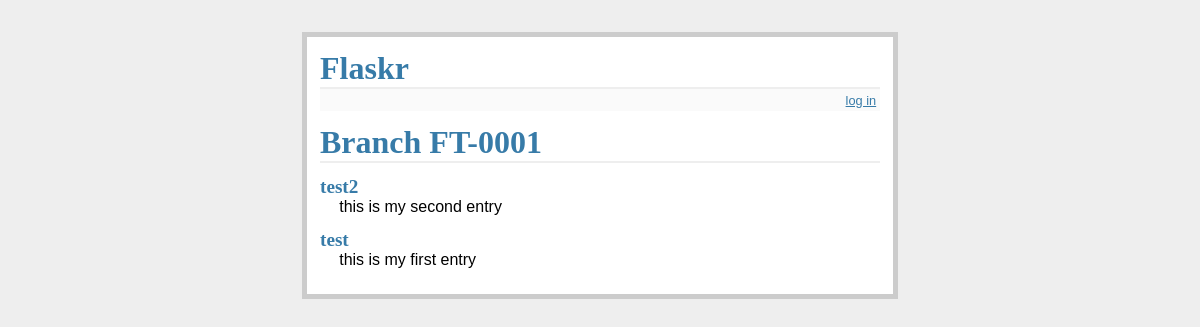
Before: / with the older database file.
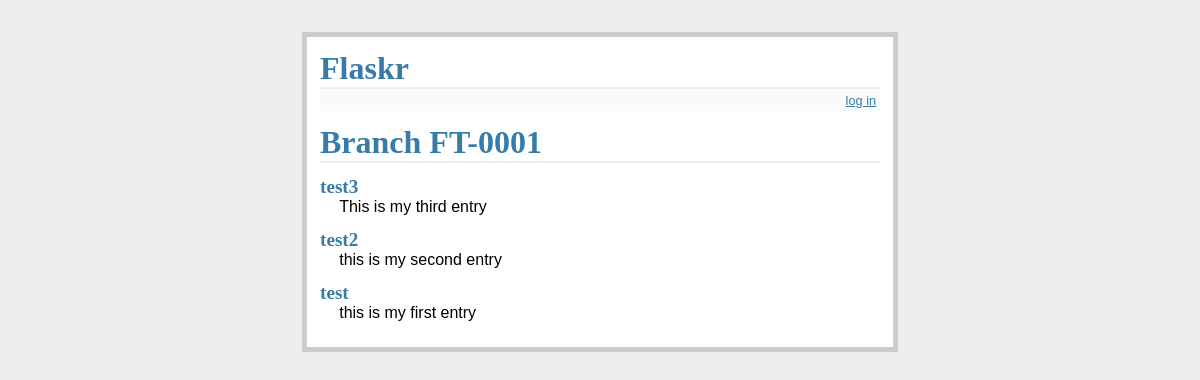
After: the same page with the newer database file.
### tables this page shows
CREATE TABLE entries (
  id integer primary key autoincrement,
  title text not null,
  'text' text not null
);

### flaskr.py (the view)
@app.route('/')
def show_entries():
    db = get_db()
    cur = db.execute('select title, text from entries order by id desc')
    entries = cur.fetchall()
    return render_template('show_entries.html', entries=entries)

### flaskr.py (called while the page is built)
def connect_db():
    rv = sqlite3.connect(app.config['DATABASE'])
    rv.row_factory = sqlite3.Row
    return rv

def get_db():
    if not hasattr(g, 'sqlite_db'):
        g.sqlite_db = connect_db()
    return g.sqlite_db

### templates/show_entries.html (shortened to what this page needs)
{% extends "layout.html" %}
{% block body %}
  <h1>Branch FT-0001</h1>
  <ul class=entries>
  {% for entry in entries %}
    <li><h2>{{ entry.title }}</h2>{{ entry.text|safe }}
  {% else %}
    <li><em>Unbelievable.  No entries here so far</em>
  {% endfor %}
  </ul>
{% endblock %}

### templates/layout.html (shortened to what this page needs)
<!doctype html>
<link rel=stylesheet type=text/css href="{{ url_for('static', filename='style.css') }}">
<div class=page>
  <h1>Flaskr</h1>
  <div class=metanav>
  {% if not session.logged_in %}
    <a href="{{ url_for('login') }}">log in</a>
  {% else %}
    <a href="{{ url_for('logout') }}">log out</a>
  {% endif %}
  </div>
  {% block body %}{% endblock %}
</div>

### static/style.css (style rules this page uses)
a, h1, h2 { color: #377ba8; }
h1, h2 { font-family: 'Georgia', serif; margin: 0; }
h1 { border-bottom: 2px solid #eee; }
h2 { font-size: 1.2em; }
.page { margin: 2em auto; width: 35em; border: 5px solid #ccc; padding: 0.8em; background: white; }
.entries { list-style: none; margin: 0; padding: 0; }
.entries li { margin: 0.8em 1.2em; }
.entries li h2 { margin-left: -1em; }
.metanav { text-align: right; font-size: 0.8em; padding: 0.3em; margin-bottom: 1em; background: #fafafa; }

Changed rows visible on the page:
added entries: title "test3", text "This is my third entry"
